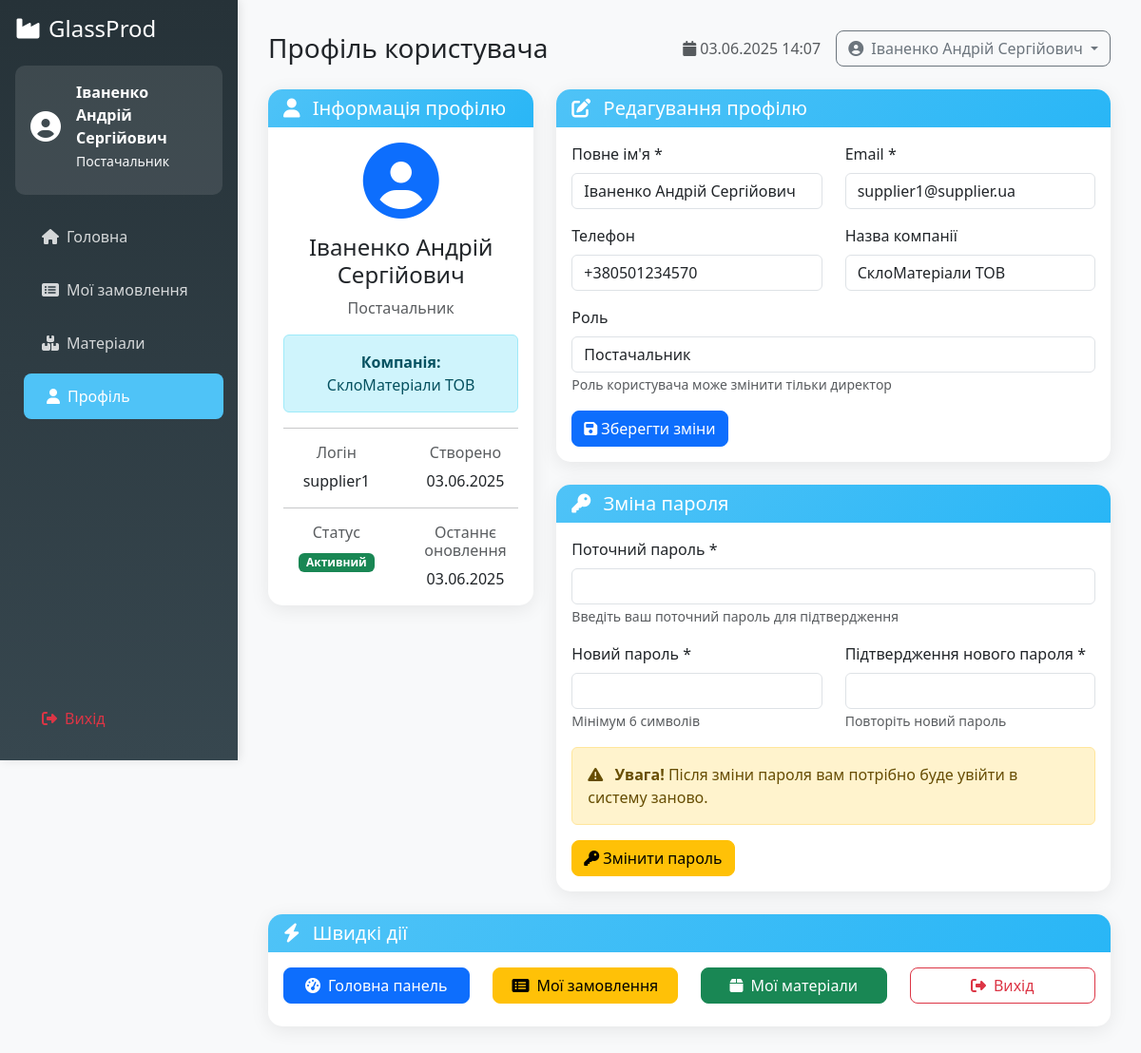
Screenshot of /dashboard/profile.php (signed in) with the database file from the repository.
### tables this page shows
CREATE TABLE `users` (
  `id` int(11) NOT NULL,
  `username` varchar(50) NOT NULL,
  `password` varchar(255) NOT NULL,
  `email` varchar(100) NOT NULL,
  `full_name` varchar(100) NOT NULL,
  `role` enum('director','procurement_manager','warehouse_keeper','supplier') NOT NULL,
  `phone` varchar(20) DEFAULT NULL,
  `company_name` varchar(100) DEFAULT NULL,
  `created_at` timestamp NOT NULL DEFAULT current_timestamp(),
  `updated_at` timestamp NOT NULL DEFAULT current_timestamp() ON UPDATE current_timestamp(),
  `is_active` tinyint(1) DEFAULT 1
);

### config/config.php (called while the page is built, shortened)
<?php
try {
    $pdo = new PDO(
        "mysql:host=" . DB_HOST . ";dbname=" . DB_NAME . ";charset=" . DB_CHARSET,
        DB_USER,
        DB_PASS,
        [
            PDO::ATTR_ERRMODE => PDO::ERRMODE_EXCEPTION,
            PDO::ATTR_DEFAULT_FETCH_MODE => PDO::FETCH_ASSOC,
            PDO::ATTR_EMULATE_PREPARES => false
        ]
    );
} catch (PDOException $e) {
    die("Помилка підключення до бази даних: " . $e->getMessage());
}
function isLoggedIn() {
    return isset($_SESSION['user_id']);
}
function getCurrentUser() {
    global $pdo;
    $stmt = $pdo->prepare("SELECT * FROM users WHERE id = ? AND is_active = 1");
    $stmt->execute([$_SESSION['user_id']]);
    return $stmt->fetch();
}
function formatDate($date) {
    return date('d.m.Y', strtotime($date));
}
function getRoleText($role) {
    $texts = [
        'director' => 'Директор',
        'procurement_manager' => 'Менеджер з закупівель',
        'warehouse_keeper' => 'Начальник складу',
        'supplier' => 'Постачальник'
    ];
    return isset($texts[$role]) ? $texts[$role] : $role;
}
?>

### dashboard/profile.php (the view, shortened to what this page needs)
<?php
require_once '../config/config.php';
require_once '../templates/dashboard_layout.php';
$user = getCurrentUser();
?>
<div class="row">
    <div class="col-md-4 mb-4">
        <div class="card">
            <div class="card-header">
                <h5 class="mb-0">
                    <i class="fas fa-user me-2"></i>
                    Інформація профілю
                </h5>
            </div>
            <div class="card-body text-center">
                <i class="fas fa-user-circle fa-5x text-primary mb-3"></i>
                <h4><?= htmlspecialchars($user['full_name']) ?></h4>
                <p class="text-muted"><?= getRoleText($user['role']) ?></p>
                <?php if ($user['company_name']): ?>
                    <div class="alert alert-info">
                        <strong>Компанія:</strong><br>
                        <?= htmlspecialchars($user['company_name']) ?>
                    </div>
                <?php endif; ?>
                <hr>
                <div class="row text-center">
                    <div class="col-6">
                        <h6 class="text-muted">Логін</h6>
                        <p class="mb-0"><?= htmlspecialchars($user['username']) ?></p>
                    </div>
                    <div class="col-6">
                        <h6 class="text-muted">Створено</h6>
                        <p class="mb-0"><?= formatDate($user['created_at']) ?></p>
                    </div>
                </div>
                <hr>
                <div class="row text-center">
                    <div class="col-6">
                        <h6 class="text-muted">Статус</h6>
                        <span class="badge bg-success">Активний</span>
                    </div>
                    <div class="col-6">
                        <h6 class="text-muted">Останнє оновлення</h6>
                        <p class="mb-0"><?= formatDate($user['updated_at']) ?></p>
                    </div>
                </div>
            </div>
        </div>
    </div>
    <div class="col-md-8">
        <div class="card mb-4">
            <div class="card-header">
                <h5 class="mb-0">
                    <i class="fas fa-edit me-2"></i>
                    Редагування профілю
                </h5>
            </div>
            <div class="card-body">
                <form method="POST">
                    <div class="row mb-3">
                        <div class="col-md-6">
                            <label class="form-label">Повне ім'я *</label>
                            <input type="text" name="full_name" class="form-control"
                                   value="<?= htmlspecialchars($user['full_name']) ?>" required>
                        </div>
                        <div class="col-md-6">
                            <label class="form-label">Email *</label>
                            <input type="email" name="email" class="form-control"
                                   value="<?= htmlspecialchars($user['email']) ?>" required>
                        </div>
                    </div>
                    <div class="row mb-3">
                        <div class="col-md-6">
                            <label class="form-label">Телефон</label>
                            <input type="text" name="phone" class="form-control"
                                   value="<?= htmlspecialchars($user['phone']) ?>">
                        </div>
                        <?php if ($user['role'] === 'supplier'): ?>
                            <div class="col-md-6">
                                <label class="form-label">Назва компанії</label>
                                <input type="text" name="company_name" class="form-control"
                                       value="<?= htmlspecialchars($user['company_name']) ?>">
                            </div>
                        <?php endif; ?>
                    </div>
                    <div class="mb-3">
                        <label class="form-label">Роль</label>
                        <input type="text" class="form-control" value="<?= getRoleText($user['role']) ?>" readonly>
                        <small class="text-muted">Роль користувача може змінити тільки директор</small>
                    </div>
                    <button type="submit" class="btn btn-primary">
                        <i class="fas fa-save me-1"></i>Зберегти зміни
                    </button>
                </form>
            </div>
        </div>
        <div class="card">
            <div class="card-header">
                <h5 class="mb-0">
                    <i class="fas fa-key me-2"></i>
                    Зміна пароля
                </h5>
            </div>
            <div class="card-body">
                <form method="POST">
                    <div class="mb-3">
                        <label class="form-label">Поточний пароль *</label>
                        <input type="password" name="current_password" class="form-control" required>
                        <small class="text-muted">Введіть ваш поточний пароль для підтвердження</small>
                    </div>
                    <div class="row mb-3">
                        <div class="col-md-6">
                            <label class="form-label">Новий пароль *</label>
                            <input type="password" name="new_password" class="form-control"
                                   minlength="6" required>
                            <small class="text-muted">Мінімум 6 символів</small>
                        </div>
                        <div class="col-md-6">
                            <label class="form-label">Підтвердження нового пароля *</label>
                            <input type="password" name="confirm_password" class="form-control"
                                   minlength="6" required>
                            <small class="text-muted">Повторіть новий пароль</small>
                        </div>
                    </div>
                    <div class="alert alert-warning">
                        <i class="fas fa-exclamation-triangle me-2"></i>
                        <strong>Увага!</strong> Після зміни пароля вам потрібно буде увійти в систему заново.
                    </div>
                    <button type="submit" class="btn btn-warning">
                        <i class="fas fa-key me-1"></i>Змінити пароль
                    </button>
                </form>
            </div>
        </div>
    </div>
</div>
<div class="row mt-4">
    <div class="col-12">
        <div class="card">
            <div class="card-header">
                <h5 class="mb-0">
                    <i class="fas fa-bolt me-2"></i>
                    Швидкі дії
                </h5>
            </div>
            <div class="card-body">
                <div class="row">
                    <?php if ($user['role'] === 'director'): ?>
                        <div class="col-md-3 mb-2">
                            <a href="<?= BASE_URL ?>/dashboard/director.php" class="btn btn-primary w-100">
                                <i class="fas fa-tachometer-alt me-2"></i>Головна панель
                            </a>
                        </div>
                        <div class="col-md-3 mb-2">
                            <a href="<?= BASE_URL ?>/dashboard/reports.php" class="btn btn-info w-100">
                                <i class="fas fa-chart-bar me-2"></i>Звіти
                            </a>
                        </div>
                        <div class="col-md-3 mb-2">
                            <a href="<?= BASE_URL ?>/dashboard/users.php" class="btn btn-secondary w-100">
                                <i class="fas fa-users me-2"></i>Користувачі
                            </a>
                        </div>
                        <div class="col-md-3 mb-2">
                            <a href="<?= BASE_URL ?>/dashboard/warehouse.php" class="btn btn-warning w-100">
                                <i class="fas fa-warehouse me-2"></i>Склад
                            </a>
                        </div>
                    <?php else:  ?>
                        <div class="col-md-3 mb-2">
                            <a href="<?= BASE_URL ?>/dashboard/supplier.php" class="btn btn-primary w-100">
                                <i class="fas fa-tachometer-alt me-2"></i>Головна панель
                            </a>
                        </div>
                        <div class="col-md-3 mb-2">
                            <a href="<?= BASE_URL ?>/dashboard/my_orders.php" class="btn btn-warning w-100">
                                <i class="fas fa-list-alt me-2"></i>Мої замовлення
                            </a>
                        </div>
                        <div class="col-md-3 mb-2">
                            <a href="<?= BASE_URL ?>/dashboard/my_materials.php" class="btn btn-success w-100">
                                <i class="fas fa-box me-2"></i>Мої матеріали
                            </a>
                        </div>
                        <div class="col-md-3 mb-2">
                            <a href="<?= BASE_URL ?>/logout.php" class="btn btn-outline-danger w-100">
                                <i class="fas fa-sign-out-alt me-2"></i>Вихід
                            </a>
                        </div>
                    <?php endif; ?>
                </div>
            </div>
        </div>
    </div>
</div>
<?php
$content = ob_get_clean();
renderDashboardLayout('Профіль користувача', $user['role'], $content);
?>

### templates/dashboard_layout.php (shortened to what this page needs)
<?php
function renderDashboardLayout($pageTitle, $userRole, $content, $additionalCSS = '', $additionalJS = '') {
    $user = getCurrentUser();
    $navigation = [
        'director' => [
            'Головна' => '/dashboard/director.php',
            'Заявки' => '/dashboard/requests.php',
            'Замовлення' => '/dashboard/orders.php',
            'Склад' => '/dashboard/warehouse.php',
            'SCADA' => '/dashboard/analytics.php',
            'Відеоспостереження' => '/dashboard/surveillance.php',
            'Звіти' => '/dashboard/reports.php',
            'Користувачі' => '/dashboard/users.php'
        ],
        'procurement_manager' => [
            'Головна' => '/dashboard/procurement_manager.php',
            'Заявки' => '/dashboard/requests.php',
            'Замовлення' => '/dashboard/orders.php',
            'Постачальники' => '/dashboard/suppliers.php',
            'Матеріали' => '/dashboard/materials.php'
        ],
        'warehouse_keeper' => [
            'Головна' => '/dashboard/warehouse_keeper.php',
            'Склад' => '/dashboard/warehouse.php',
            'Заявки' => '/dashboard/requests.php',
            'Рух товарів' => '/dashboard/stock_movements.php',
            'Матеріали' => '/dashboard/materials.php'
        ],
        'supplier' => [
            'Головна' => '/dashboard/supplier.php',
            'Мої замовлення' => '/dashboard/my_orders.php',
            'Матеріали' => '/dashboard/my_materials.php',
            'Профіль' => '/dashboard/profile.php'
        ]
    ];
    $currentNav = $navigation[$userRole] ?? [];
    $roleTitle = getRoleText($userRole);
    echo <<<HTML
<!DOCTYPE html>
<html lang="uk">
<head>
    <title>{$pageTitle} - {$roleTitle} - GlassProd</title>
    <link href="https://cdn.jsdelivr.net/npm/bootstrap@5.3.0/dist/css/bootstrap.min.css" rel="stylesheet">
    <link href="https://cdnjs.cloudflare.com/ajax/libs/font-awesome/6.4.0/css/all.min.css" rel="stylesheet">
        {$additionalCSS}
</head>
<body>
    <nav class="sidebar position-fixed top-0 start-0" style="width: 250px; z-index: 100;">
        <div class="p-3">
            <h4 class="text-white mb-4">
                <i class="fas fa-industry me-2"></i>GlassProd
            </h4>
            <div class="user-info text-white">
                <div class="d-flex align-items-center mb-2">
                    <i class="fas fa-user-circle fa-2x me-3"></i>
                    <div>
                        <div class="fw-bold">{$user['full_name']}</div>
                        <small class="text-light">{$roleTitle}</small>
                    </div>
                </div>
            </div>
            <ul class="nav nav-pills flex-column">
HTML;
    foreach ($currentNav as $title => $url) {
        $isActive = (basename($_SERVER['PHP_SELF']) === basename($url)) ? 'active' : '';
        $icon = [
            'Головна' => 'fas fa-home',
            'Заявки' => 'fas fa-clipboard-list',
            'Замовлення' => 'fas fa-shopping-cart',
            'Склад' => 'fas fa-warehouse',
            'Звіти' => 'fas fa-chart-bar',
            'SCADA' => 'fas fa-chart-bar',
            'Відеоспостереження' => 'fas fa-chart-bar',
            'Користувачі' => 'fas fa-users',
            'Постачальники' => 'fas fa-truck',
            'Матеріали' => 'fas fa-boxes',
            'Рух товарів' => 'fas fa-exchange-alt',
            'Мої замовлення' => 'fas fa-list-alt',
            'Мої матеріали' => 'fas fa-box',
            'Профіль' => 'fas fa-user'
        ][$title] ?? 'fas fa-circle';
        echo "<li class='nav-item'>";
        echo "<a class='nav-link {$isActive}' href='" . BASE_URL . $url . "'>";
        echo "<i class='{$icon} me-2'></i>{$title}";
        echo "</a>";
        echo "</li>";
    }
    echo <<<HTML
            </ul>
        </div>
        <div class="position-absolute bottom-0 start-0 w-100 p-3">
            <a href="/logout.php" class="nav-link text-danger">
                <i class="fas fa-sign-out-alt me-2"></i>Вихід
            </a>
        </div>
    </nav>
    <main class="main-content">
        <button class="btn btn-primary d-md-none mb-3" type="button" data-bs-toggle="offcanvas" data-bs-target="#sidebar">
            <i class="fas fa-bars"></i>
        </button>
        <div class="d-flex justify-content-between align-items-center mb-4">
            <h1 class="h3 mb-0">{$pageTitle}</h1>
            <div class="d-flex align-items-center">
                <span class="text-muted me-3">
                    <i class="fas fa-calendar me-1"></i>
HTML;
    echo date('d.m.Y H:i');
    echo <<<HTML
                </span>
                <div class="dropdown">
                    <button class="btn btn-outline-secondary dropdown-toggle" type="button" data-bs-toggle="dropdown">
                        <i class="fas fa-user-circle me-1"></i>
                        {$user['full_name']}
                    </button>
                </div>
            </div>
        </div>
        {$content}
    </main>
        {$additionalJS}
</body>
</html>
HTML;
}
?>

### rows the page displays
users: full_name "Іваненко Андрій Сергійович", role "Постачальник", company_name "СклоМатеріали ТОВ", username "supplier1", created_at "03.06.2025", updated_at "03.06.2025", email "supplier1@supplier.ua", phone "+380501234570"

### other values shown
$title "Головна"
$title "Мої замовлення"
$title "Матеріали"
$title "Профіль"
$pageTitle "Профіль користувача"
